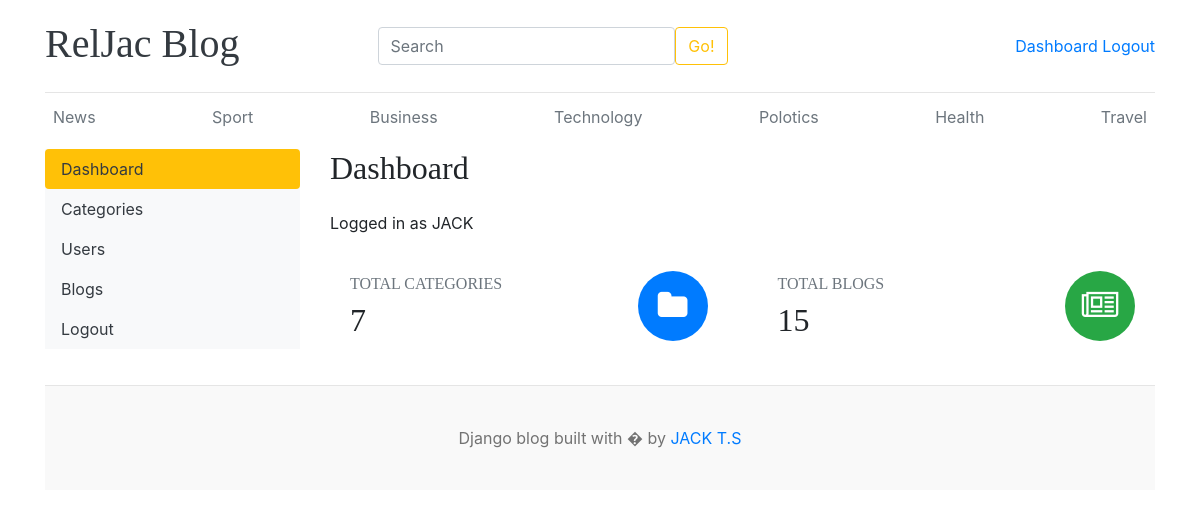
The page /dashboard/ (signed in) on the database its author committed.
### blog/models.py (models this page shows, shortened)
class Category(models.Model):
  category_name = models.CharField(max_length=50, unique=True)
  created_at = models.DateTimeField(auto_now_add=True)
  updated_at = models.DateTimeField(auto_now=True)
  class Meta:
    verbose_name_plural = 'Categories'

### dashboard/views.py (the view)
# urls.py: path('dashboard/', include('dashboard.urls')),
@login_required(login_url='login_view')
def dashboard(request):
  category_count = Category.objects.all().count()
  blogs_count = Blog.objects.all().count()
  context = {
    'category_count': category_count,
    'blogs_count': blogs_count,
  }
  return render (request, 'dashboard/dashboard.html', context)

### blog/context_processors.py (called while the page is built)
def get_categories(request):
  categories = Category.objects.all()
  return dict(categories=categories)

def get_social_links(request):
  links = Social_media_links.objects.all()
  return dict(links=links)

### dashboard/templates/dashboard/dashboard.html
{% extends 'base.html' %}
{% block content %}
<div class="row">
    {% include 'sidebar.html' %}
    <div class="col-lg-9">
        <h2 class="mb-4">Dashboard</h2>
        <p>Logged in as {{ user }}</p>
        <div class="row">
            <div class="col-md-6 mb-4">
                <div class="card shadow-sm border-0 h-100">
                    <div class="card-body d-flex justify-content-between align-items-center">
                        <div>
                            <h6 class="text-muted text-uppercase mb-2">
                                Total Categories
                            </h6>
                            <h2 class="fw-bold mb-0">
                                {{ category_count }}
                            </h2>
                        </div>
                        <div class="bg-primary text-white rounded-circle d-flex justify-content-center align-items-center"
                             style="width:70px; height:70px;">
                            <i class="fa fa-folder fa-2x"></i>
                        </div>
                    </div>
                </div>
            </div>
            <div class="col-md-6 mb-4">
                <div class="card shadow-sm border-0 h-100">
                    <div class="card-body d-flex justify-content-between align-items-center">
                        <div>
                            <h6 class="text-muted text-uppercase mb-2">
                                Total Blogs
                            </h6>
                            <h2 class="fw-bold mb-0">
                                {{ blogs_count }}
                            </h2>
                        </div>
                        <div class="bg-success text-white rounded-circle d-flex justify-content-center align-items-center"
                             style="width:70px; height:70px;">
                            <i class="fa fa-newspaper-o fa-2x"></i>
                        </div>
                    </div>
                </div>
            </div>
        </div>
    </div>
</div>
{% endblock %}

### templates/base.html (shortened to what this page needs)
{% load static %}
<!DOCTYPE html>
<html lang="en">
<head>
    <link href="https://getbootstrap.com/docs/4.0/dist/css/bootstrap.min.css" rel="stylesheet">
    <link href="{% static 'css/blog.css' %}" rel="stylesheet">
    <link rel="stylesheet" href="https://cdnjs.cloudflare.com/ajax/libs/font-awesome/4.7.0/css/font-awesome.min.css">
  </head>
<body>
    <div class="container">
      <header class="blog-header py-3">
        <div class="row flex-nowrap justify-content-between align-items-center">
          <div class="col-3 pt-1">
            <a class="blog-header-logo text-dark" href="{% url 'blog_homepage' %}"><h1>RelJac Blog</h1></a>
          </div>
          <div class="col-4">
             <form class="d-flex" role="search" action="{% url 'search' %}" method="GET">
              <input class="form-control me-2" type="text" name="keyword" value="{{ keyword }}" placeholder="Search" aria-label="Search"/>
              <button class="btn btn-outline-warning" type="submit">Go!</button>
            </form>
          </div>
          <div class="col-4 d-flex justify-content-end align-items-center">
            {% if not user.is_authenticated %}
              <a class="btn btn-sm btn-warning" href="{% url 'login_view' %}">Login</a> &nbsp;
              <a class="btn btn-sm btn-outline-secondary" href="{% url 'register' %}">Register</a>
             {% else %}
              <span><a href="{% url 'dashboard' %}">Dashboard</a></span>
              <span><a href="{% url 'logout' %}">Logout</a></span>
            {% endif %}
          </div>
        </div>
      </header>
      <div class="nav-scroller py-1 mb-2">
        <nav class="nav d-flex justify-content-between">
          {% for cat in categories %}
          <a class="p-2 text-muted" href="{% url 'posts_by_category' cat.id %}">{{ cat.category_name }}</a>
          {% endfor %}
        </nav>
      </div>
    {% block content %}
      {% endblock %}
<footer class="blog-footer">
  <p>Django blog built with � by <a href="#">JACK T.S</a></p>
</footer>
</body>
</html>

### static/css/blog.css (style rules this page uses)
.blog-header { border-bottom: 1px solid #e5e5e5; }
.blog-header-logo { font-family: "Playfair Display", Georgia, "Times New Roman", serif; font-size: 2.25rem; }
h1, h2, h3, h4, h5, h6 { font-family: "Playfair Display", Georgia, "Times New Roman", serif; }
.blog-footer { padding: 2.5rem 0; color: #727272; text-align: center; background-color: #f9f9f9; border-top: .05rem solid #e5e5e5; }
.blog-footer p:last-child { margin-bottom: 0; }

### rows shown on the page
Category: category_name "News"
Category: category_name "Sport"
Category: category_name "Business"
Category: category_name "Technology"
Category: category_name "Polotics"
Category: category_name "Health"
Category: category_name "Travel"

### other values the page prints
{{ user }} "JACK"
{{ category_count }} "7"
{{ blogs_count }} "15"
